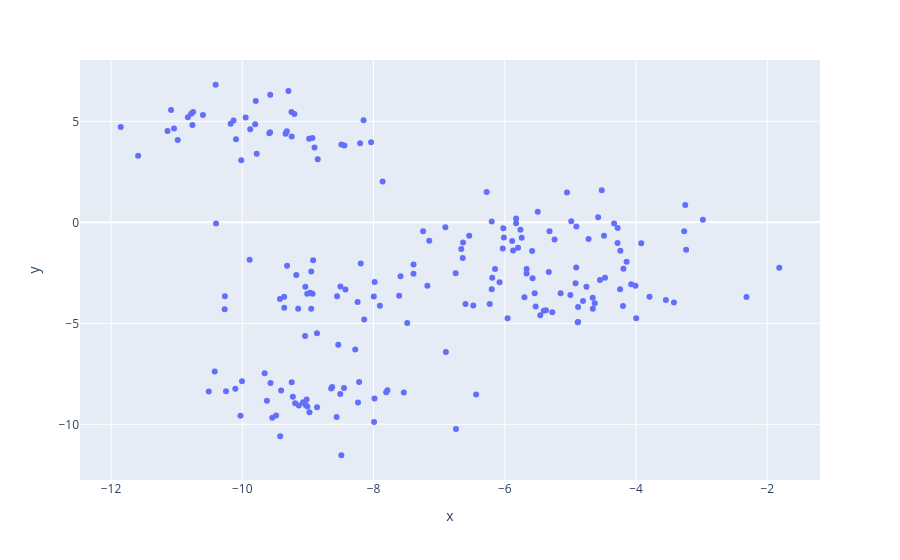

Notebook source saved alongside this figure:
### Code cell
grafico = px.scatter(x =x_random[:, 0], y = x_random[:, 1])
grafico.show()

### Figure 1 — Plotly figure (JSON) as saved in the notebook; plotly's stock layout.template omitted (floating-point values rounded to 4 significant figures; data arrays with more than 128 entries replaced by an {"elided": "..."} marker saying what was removed)
{"data": [{"hovertemplate": "x=%{x}<br>y=%{y}<extra></extra>", "legendgroup": "", "marker": {"color": "#636efa", "symbol": "circle"}, "mode": "markers", "name": "", "orientation": "v", "showlegend": false, "type": "scatter", "x": {"elided": "200 float values"}, "xaxis": "x", "y": {"elided": "200 float values"}, "yaxis": "y"}], "layout": {"legend": {"tracegroupgap": 0}, "margin": {"t": 60}, "xaxis": {"anchor": "y", "domain": [0, 1], "title": {"text": "x"}}, "yaxis": {"anchor": "x", "domain": [0, 1], "title": {"text": "y"}}}}
